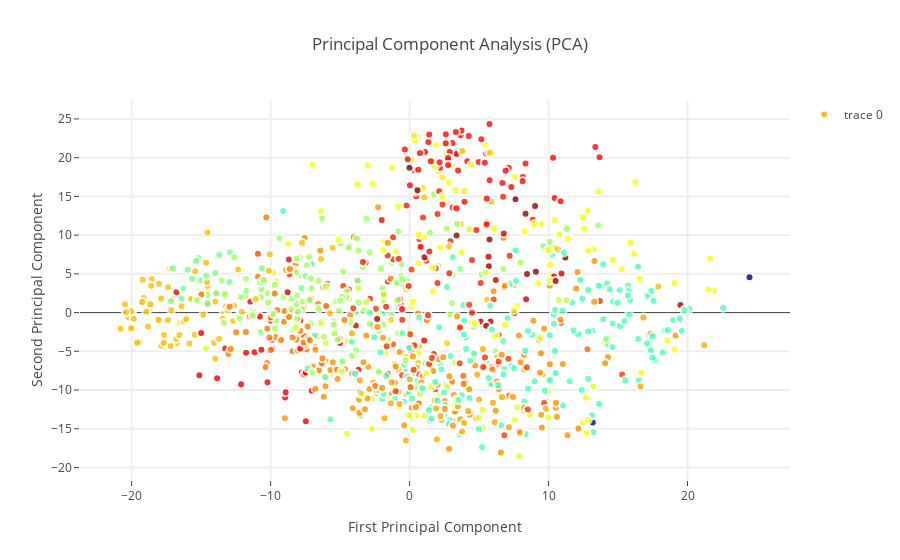

Here is the notebook cell this chart was saved with:
### Code cell
print_limit = 1000
Target = Y_train_chars[:print_limit]
Target_colors = Y_train_chars[:print_limit]
for i in range(0, len(Target_colors)):
    Target_colors[i] = ord(Target_colors[i])
Characters = go.Scatter(
    x = P_train[:print_limit,0],
    y = P_train[:print_limit,1],
    name = Target,
    hoveron = Target,
    mode = 'markers',
    text = Target,
    showlegend = True,
    marker = dict(
        size = 8,
        color = Target_colors,
        colorscale ='Jet',
        showscale = False,
        line = dict(
            width = 2,
            color = 'rgb(255, 255, 255)'
        ),
        opacity = 0.8
    )
)
data = [Characters]

layout = go.Layout(
    title= 'Principal Component Analysis (PCA)',
    hovermode= 'closest',
    xaxis= dict(
         title= 'First Principal Component',
        ticklen= 5,
        zeroline= False,
        gridwidth= 2,
    ),
    yaxis=dict(
        title= 'Second Principal Component',
        ticklen= 5,
        gridwidth= 2,
    ),
    showlegend= True
)


fig = dict(data=data, layout=layout)
py.iplot(fig, filename='styled-scatter')

### Figure 1 — Plotly figure (JSON) as saved in the notebook; plotly's stock layout.template omitted (floating-point values rounded to 4 significant figures; data arrays with more than 128 entries replaced by an {"elided": "..."} marker saying what was removed)
{"data": [{"hoveron": {"elided": "1000 str values"}, "marker": {"color": {"elided": "1000 int values"}, "colorscale": "Jet", "line": {"color": "rgb(255, 255, 255)", "width": 2}, "opacity": 0.8, "showscale": false, "size": 8}, "mode": "markers", "name": {"elided": "1000 str values"}, "showlegend": true, "text": {"elided": "1000 str values"}, "type": "scatter", "x": {"elided": "1000 float values"}, "y": {"elided": "1000 float values"}}], "layout": {"hovermode": "closest", "showlegend": true, "title": "Principal Component Analysis (PCA)", "xaxis": {"gridwidth": 2, "ticklen": 5, "title": "First Principal Component", "zeroline": false}, "yaxis": {"gridwidth": 2, "ticklen": 5, "title": "Second Principal Component"}}}
